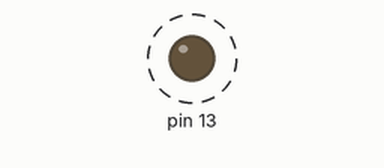
The sketch below on a simulated Arduino Uno, built with avr-gcc and run on an emulated ATmega328P. On the bench: output pins drawn as LEDs (lit = HIGH). Dashed ring = blinking. Random numbers use the default seed unless the sketch sets one; what the sketch prints to the serial monitor is not drawn.

Above: at 0.1 s.
Timing chart, 0 to 3.0 s (numbered marks = the images above):
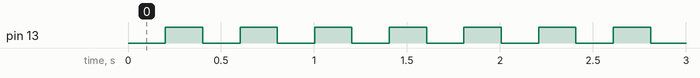

Measured:
- by itself, pin 13: alternates HIGH for 0.20 s and LOW for 0.20 s

The sketch:

temperature_test.ino
```cpp
/*
 * File:   temperature_test.ino
 * Author: Karl Kangur, ESA/ESTEC
 * Date:   2017-03-17
 */

// Temperature sensor array
float temperatures[4] = {0};

void setup()
{
  Serial.begin(9600);
  pinMode(13, OUTPUT);
}

void loop()
{
  // Define temperatures as dummy random values
  temperatures[0] = (float)(random(0, 1000) / 1000.0f);
  temperatures[1] = (float)(random(0, 1000) / 1000.0f);
  temperatures[2] = (float)(random(0, 1000) / 1000.0f);
  temperatures[3] = (float)(random(0, 1000) / 1000.0f);

  sendTemperatures();

  delay(200);
  digitalWrite(13, !digitalRead(13));
}

void sendTemperatures()
{
  // Header signature
  static const byte header[4] = {0xFE, 0x81, 0xFF, 0x55};

  // Sequential counter, loops back to 0 after 127
  static byte sequence = 0;

  // Transmit header
  int i;
  for(i = 0; i < sizeof(header) / sizeof(header[0]); i++)
  {
    Serial.write(header[i]);
  }

  // Write out the sequence and increase by 1
  Serial.write(sequence++);

  // Loop sequence back to 0
  if(sequence == 128)
  {
    sequence = 0;
  }

  // Send out the temperature values
  for(i = 0; i < sizeof(temperatures); i++)
  {
    // Write out all the bytes of the temperature array
    byte * b = (byte *) &temperatures + i;
    Serial.write(*b);
  }
}
```
